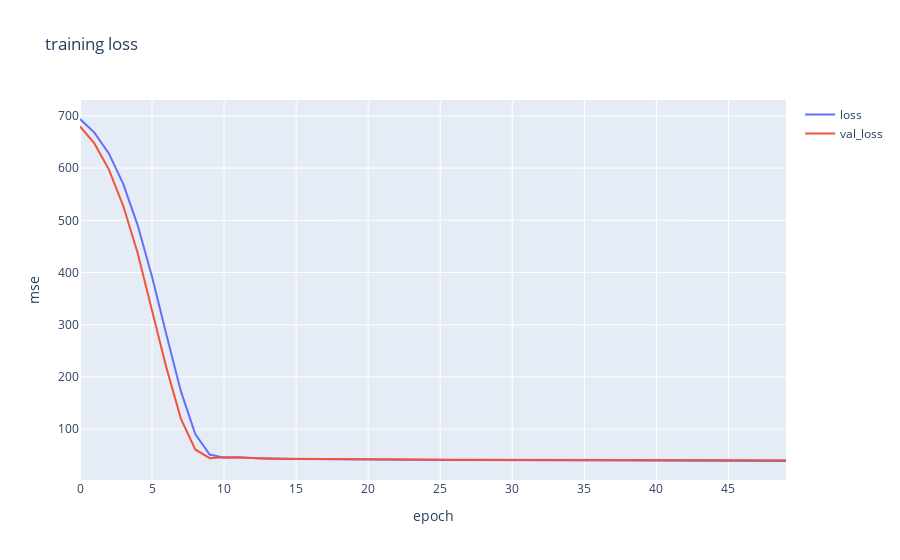

Notebook code for this chart:
### Markdown cell above
## neural net

### Code cell
model = keras.Sequential([
    keras.layers.Input((X_train.shape[1],)),
    #keras.layers.Dense(512,activation='relu'),
    keras.layers.Dense(256,activation='relu'),
    keras.layers.Dense(64,activation='relu'),
    keras.layers.Dense(1)
])

model.compile(
    loss='mse',
    optimizer=keras.optimizers.Adam(learning_rate=0.001),
    metrics=['mae']
)

history = model.fit(
    X_train,
    y_train,
    epochs=40,
    batch_size=1028,
    validation_split=0.1,
    verbose = 1
)

loss_fig = go.Figure()

loss_fig.add_trace(
    go.Scatter(
        x=history.epoch,
        y=history.history['loss'],
        mode='lines',
        name='loss',
    )
)

loss_fig.add_trace(
    go.Scatter(
        x=history.epoch,
        y=history.history['val_loss'],
        mode='lines',
        name='val_loss',
    )
)

loss_fig.update_layout(
    title='training loss',
    xaxis_title='epoch',
    yaxis_title='mse',
)

### Figure 1 — Plotly figure (JSON) as saved in the notebook; plotly's stock layout.template omitted (floating-point values rounded to 4 significant figures)
{"data": [{"mode": "lines", "name": "loss", "type": "scatter", "x": [0, 1, 2, 3, 4, 5, 6, 7, 8, 9, 10, 11, 12, 13, 14, 15, 16, 17, 18, 19, 20, 21, 22, 23, 24, 25, 26, 27, 28, 29, 30, 31, 32, 33, 34, 35, 36, 37, 38, 39, 40, 41, 42, 43, 44, 45, 46, 47, 48, 49], "y": [694.0, 667.9, 628.1, 569.8, 490.9, 392.0, 280.8, 172.9, 90.53, 51.34, 45.14, 46.41, 44.8, 43.59, 43.32, 43.08, 42.79, 42.57, 42.37, 42.18, 42.0, 41.83, 41.67, 41.51, 41.37, 41.23, 41.09, 40.97, 40.84, 40.73, 40.62, 40.51, 40.41, 40.3, 40.21, 40.12, 40.03, 39.94, 39.85, 39.77, 39.69, 39.61, 39.54, 39.46, 39.4, 39.33, 39.26, 39.2, 39.13, 39.06]}, {"mode": "lines", "name": "val_loss", "type": "scatter", "x": [0, 1, 2, 3, 4, 5, 6, 7, 8, 9, 10, 11, 12, 13, 14, 15, 16, 17, 18, 19, 20, 21, 22, 23, 24, 25, 26, 27, 28, 29, 30, 31, 32, 33, 34, 35, 36, 37, 38, 39, 40, 41, 42, 43, 44, 45, 46, 47, 48, 49], "y": [679.7, 647.3, 597.5, 527.9, 437.4, 330.0, 217.4, 120.3, 61.15, 44.56, 46.37, 45.75, 43.91, 43.46, 43.32, 43.07, 42.88, 42.73, 42.58, 42.43, 42.29, 42.16, 42.05, 41.95, 41.85, 41.76, 41.67, 41.59, 41.51, 41.43, 41.36, 41.3, 41.24, 41.18, 41.11, 41.07, 41.02, 40.98, 40.93, 40.88, 40.84, 40.81, 40.77, 40.72, 40.7, 40.65, 40.63, 40.62, 40.57, 40.55]}], "layout": {"title": {"text": "training loss"}, "xaxis": {"title": {"text": "epoch"}}, "yaxis": {"title": {"text": "mse"}}}}
